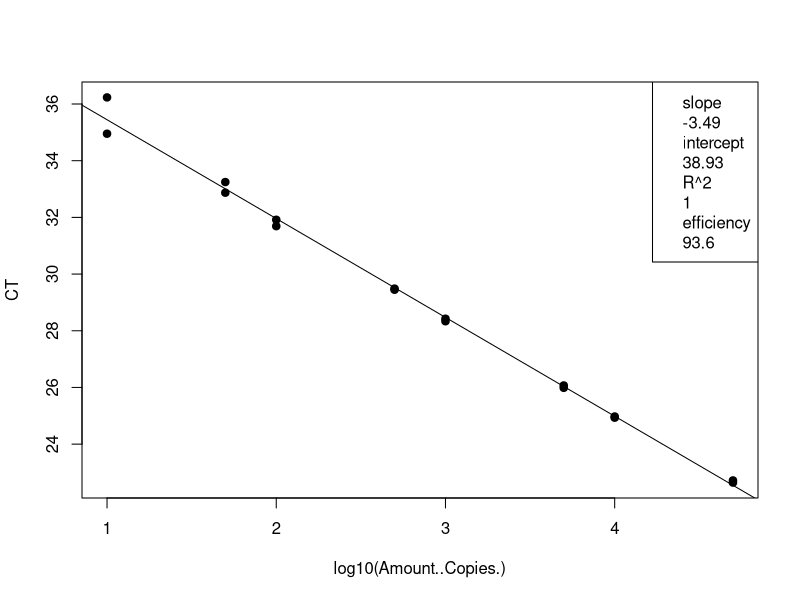
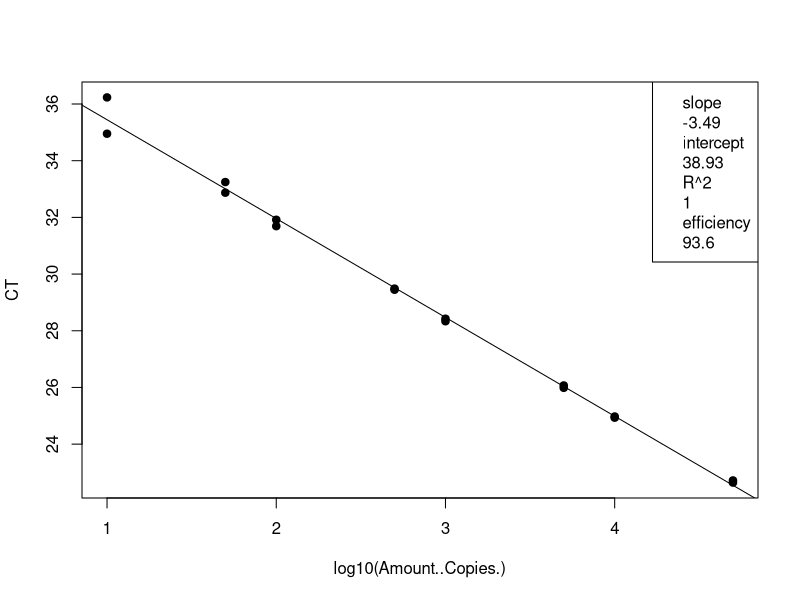
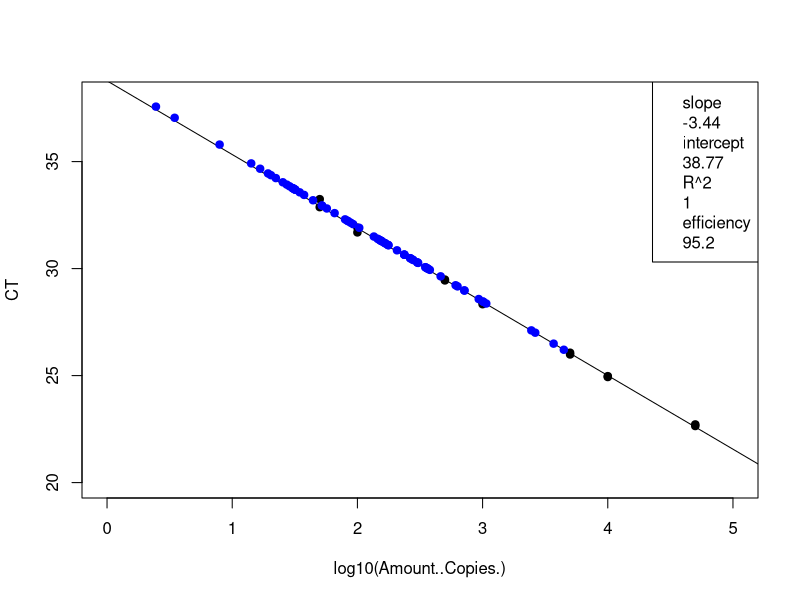
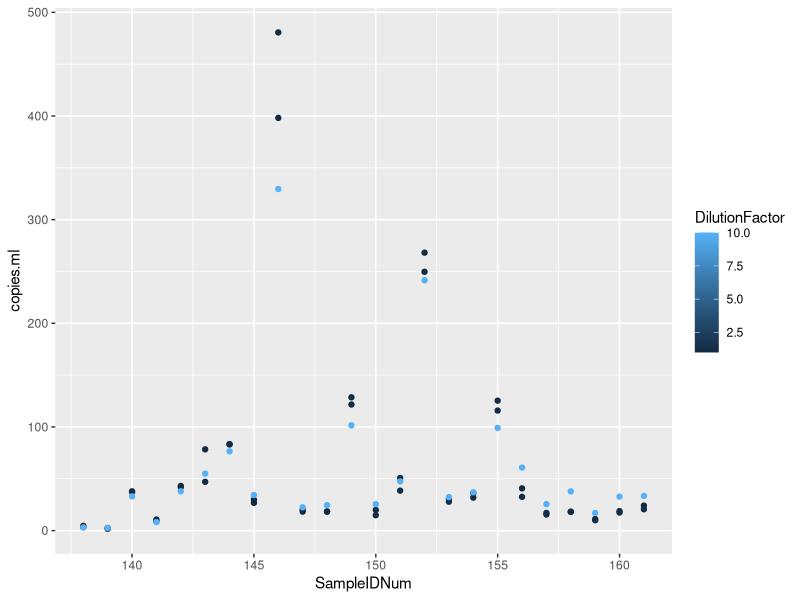

Source code (R) for these figures, in order:
## ---- chunk 1
knitr::opts_chunk$set(echo = TRUE)

## ---- chunk 2
# load the data (note data file must be in this repository)
data <- read.csv("Plate8_GenBac_qPCRConversion.csv")
View(data)

# clean up the data file (there is some stuff at the bottom and extra blank rows)
#data <- data[-68:-70,] # This removes rows 92-95
View(data)

# assign to the correct data class #warning message about NAs is OK
class(data$CT) # check the data class type
data$CT <- as.numeric(as.character(data$CT)) # change to numeric
data$Amount..Copies. <- as.numeric(as.character(data$Amount..Copies.)) # change to numeric
## ---- chunk 3
# linear regression of standard curve
standards = data[1:16,]
standardCurve <- lm(CT ~ log10(Amount..Copies.), data = standards)
  
standardCurvePlot <- plot(CT ~ log10(Amount..Copies.), data = standards, pch=19) 
abline(coef(standardCurve)) 
legend("topright", legend=c(paste= "slope", round(standardCurve$coefficients[2], 2), 
                            paste= "intercept", round(standardCurve$coefficients[1], 2), 
                            paste= "R^2", round(summary(standardCurve)$r.squared, 2),
                            paste = "efficiency", round((10^(-1/standardCurve$coefficients[2])-1)*100, 1)))
## ---- chunk 4
# remove standards that sucked and redo analysis NOT NEEDED 21 Jan 2020
#standards <- standards[-15:-16,] # uncomment this line and change which rows to remove
standardCurve <- lm(CT ~ log10(Amount..Copies.), data = standards)

standardCurvePlot <- plot(CT ~ log10(Amount..Copies.), data = standards, pch=19)
abline(coef(standardCurve))
col = "blue"
legend("topright", legend=c(paste= "slope", round(standardCurve$coefficients[2], 2),
                            paste= "intercept", round(standardCurve$coefficients[1], 2),
                            paste= "R^2", round(summary(standardCurve)$r.squared, 2),
                            paste = "efficiency", round((10^(-1/standardCurve$coefficients[2])-1)*100, 1)))
## ---- chunk 5
# data set of unknowns including info on standard curve
#unknowns = subset(data, Name == "UNKNOWN")
unknowns = data[17:88,]
#unknowns <- unknowns[-1:-3,] # uncomment this line and change which rows to remove if these samples were outside of the standard curve

# add new columns to the data table
unknowns$plate_num = 1 #change to the actual plate number
unknowns$standard_slope = standardCurve$coefficients[2]
unknowns$standard_intercept = standardCurve$coefficients[1]
unknowns$R2 = summary(standardCurve)$r.squared
unknowns$efficiency =  (10^(-1/standardCurve$coefficients[2])-1)*100
  
# add a new column that interpolates copies/well from Ct for the unknowns
unknowns$log.copies.well = ((unknowns$CT - standardCurve$coefficients[1])/standardCurve$coefficients[2])
unknowns$copies.well = 10^unknowns$log.copies.well

# copies/ul extract accounting for dilution factor
vol.well = 3 #qPCR template volume in ul
unknowns$vol.well = vol.well
unknowns$copies.ul = ((unknowns$copies.well/vol.well)*unknowns$DilutionFactor)

# copies/extraction
vol.elution = 110 #DNA extraction elution volume in ul
unknowns$vol.elution = vol.elution
unknowns$copies.extraction = (unknowns$copies.ul*vol.elution)

# copies/ml #Volume is volume of sample filtered in mL
unknowns$copies.ml = (unknowns$copies.extraction/unknowns$Volume)


## ---- chunk 6
standards <- standards[-15:-16,] # uncomment this line and change which rows to remove
standardCurve <- lm(CT ~ log10(Amount..Copies.), data = standards)

standardCurvePlot <- plot(CT ~ log10(Amount..Copies.), data = standards, pch=19, ylim=c(20,38), xlim=c(0,5))
abline(coef(standardCurve))
col = "blue"
legend("topright", legend=c(paste= "slope", round(standardCurve$coefficients[2], 2),
                            paste= "intercept", round(standardCurve$coefficients[1], 2),
                            paste= "R^2", round(summary(standardCurve)$r.squared, 2),
                            paste = "efficiency", round((10^(-1/standardCurve$coefficients[2])-1)*100, 1)))

unknowns = unknowns[1:72,]
standardCurve <- lm(CT ~ log10(copies.well), data = unknowns)

standardCurvePlot <- points(CT ~ log10(copies.well), data = unknowns, pch=19, col = "blue")


#abline(coef(standardCurve))
#legend("topright", legend=c(paste= "slope", round(standardCurve$coefficients[2], 2),
                            #paste= "intercept", round(standardCurve$coefficients[1], 2),
                            #paste= "R^2", round(summary(standardCurve)$r.squared, 2),
                            #paste = "efficiency", round((10^(-1/standardCurve$coefficients[2])-1)*100, 1)))
## ---- chunk 7
# make a plot that compares the diluted to undiluted replicates for each sample including dilution factor
library("ggplot2")
unknowns$SampleIDNum <- as.numeric(as.character(unknowns$SampleIDNum)) # change to numeric
replicates = unknowns[1:72,]
#replicates <- replicates[-18,] # This removes rows (B11)
#replicates <- replicates[-32,] # This removes rows (D8)
#replicates <- replicates[-55,] # This removes rows (G5)
qplot(SampleIDNum,copies.ml, data=replicates, col=DilutionFactor)
## ---- chunk 8
# write csv file
write.csv(unknowns, file = "Plate8_GenBac_ConvertedData.csv", row.names=FALSE, na="")

# average the replicates (if not strongly inhibited) and make a new file
library(dplyr)
data.average = unknowns %>% group_by(SampleIDNum) %>% summarise(copies.ml = mean(copies.ml, na.rm = T))
write.csv(data.average, file = "Plate8_GenBac_Averaged.csv", row.names=FALSE, na="")
